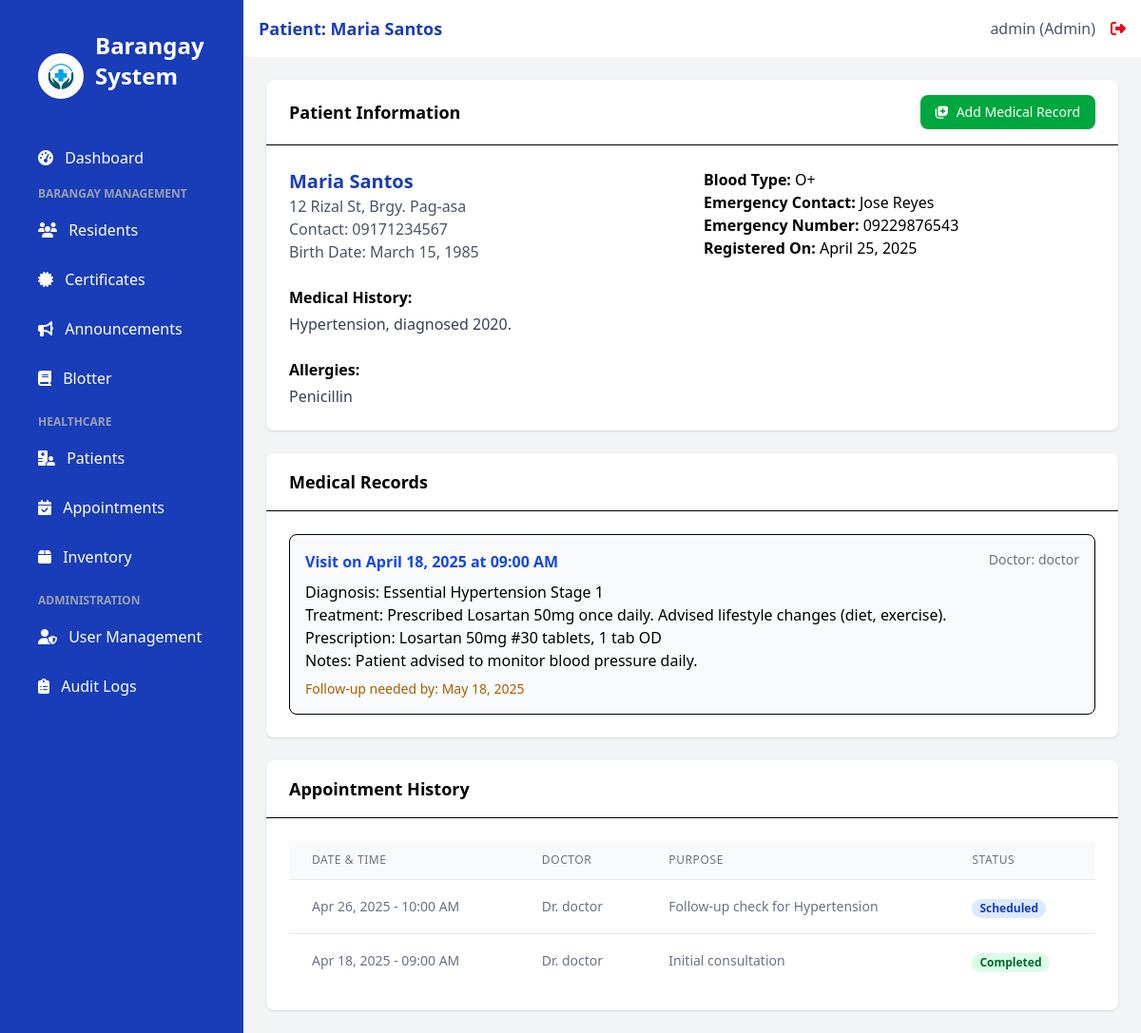
/patients/1 (signed in), run on the app's committed database.
### app.py (models this page shows, shortened)
class User(UserMixin, db.Model):
    id = db.Column(db.Integer, primary_key=True)
    username = db.Column(db.String(100), unique=True, nullable=False)
    email = db.Column(db.String(100), unique=True, nullable=False)
    password_hash = db.Column(db.String(200), nullable=False)
    role = db.Column(db.String(20), nullable=False, default='staff')  # admin, doctor, nurse, staff
    created_at = db.Column(db.DateTime, default=datetime.utcnow)
    issued_certificates = db.relationship('Certificate', backref='issuer', lazy=True)

class Resident(db.Model):
    id = db.Column(db.Integer, primary_key=True)
    first_name = db.Column(db.String(100), nullable=False)
    last_name = db.Column(db.String(100), nullable=False)
    address = db.Column(db.String(200), nullable=False)
    contact_number = db.Column(db.String(20))
    birth_date = db.Column(db.Date)
    created_at = db.Column(db.DateTime, default=datetime.utcnow)
    is_patient = db.Column(db.Boolean, default=False)

class Patient(db.Model):
    id = db.Column(db.Integer, primary_key=True)
    resident_id = db.Column(db.Integer, db.ForeignKey('resident.id'), nullable=False)
    medical_history = db.Column(db.Text)
    blood_type = db.Column(db.String(10))
    allergies = db.Column(db.Text)
    emergency_contact = db.Column(db.String(100))
    emergency_number = db.Column(db.String(20))
    created_at = db.Column(db.DateTime, default=datetime.utcnow)
    updated_at = db.Column(db.DateTime, default=datetime.utcnow, onupdate=datetime.utcnow)
    resident = db.relationship('Resident', backref='patient_profile')

class MedicalRecord(db.Model):
    id = db.Column(db.Integer, primary_key=True)
    patient_id = db.Column(db.Integer, db.ForeignKey('patient.id'), nullable=False)
    doctor_id = db.Column(db.Integer, db.ForeignKey('user.id'))
    diagnosis = db.Column(db.Text, nullable=False)
    treatment = db.Column(db.Text)
    prescription = db.Column(db.Text)
    visit_date = db.Column(db.DateTime, default=datetime.utcnow)
    follow_up_date = db.Column(db.Date)
    notes = db.Column(db.Text)
    patient = db.relationship('Patient', backref='medical_records')
    doctor = db.relationship('User', backref='doctor_records')

class Appointment(db.Model):
    id = db.Column(db.Integer, primary_key=True)
    patient_id = db.Column(db.Integer, db.ForeignKey('patient.id'), nullable=False)
    doctor_id = db.Column(db.Integer, db.ForeignKey('user.id'))
    appointment_date = db.Column(db.DateTime, nullable=False)
    purpose = db.Column(db.String(200), nullable=False)
    status = db.Column(db.String(20), default='scheduled')  # scheduled, completed, cancelled
    notes = db.Column(db.Text)
    created_at = db.Column(db.DateTime, default=datetime.utcnow)
    patient = db.relationship('Patient', backref='appointments')
    doctor = db.relationship('User', backref='doctor_appointments')

### app.py (the view)
@app.route('/patients/<int:id>')
@login_required
@role_required(['admin', 'doctor', 'nurse'])
def patient_details(id):
    patient = Patient.query.get_or_404(id)
    medical_records = MedicalRecord.query.filter_by(patient_id=id).order_by(MedicalRecord.visit_date.desc()).all()
    appointments = Appointment.query.filter_by(patient_id=id).order_by(Appointment.appointment_date.desc()).all()
    return render_template('patient_details.html',
                          title=f'Patient: {patient.resident.first_name} {patient.resident.last_name}',
                          patient=patient,
                          medical_records=medical_records,
                          appointments=appointments)

### app.py (called while the page is built)
@login_manager.user_loader
def load_user(user_id):
    return User.query.get(int(user_id))

def role_required(roles):
    def decorator(f):
        @wraps(f)
        def decorated_function(*args, **kwargs):
            if not current_user.is_authenticated or current_user.role not in roles:
                flash('You do not have permission to access this page.', 'danger')
                return redirect(url_for('login'))
            return f(*args, **kwargs)
        return decorated_function
    return decorator

### templates/patient_details.html
{% extends 'base.html' %}
{% block content %}
<div class="bg-white rounded-lg shadow mb-6">
    <div class="border-b px-6 py-4 flex items-center justify-between">
        <h2 class="font-semibold text-lg">Patient Information</h2>
        <a href="{{ url_for('add_medical_record', patient_id=patient.id) }}" class="bg-green-600 hover:bg-green-700 text-white px-4 py-2 rounded-lg flex items-center text-sm">
            <i class="fas fa-notes-medical mr-2"></i> Add Medical Record
        </a>
    </div>
    <div class="p-6 grid grid-cols-1 md:grid-cols-2 gap-6">
        <div>
            <h3 class="text-xl font-bold text-blue-800">{{ patient.resident.first_name }} {{ patient.resident.last_name }}</h3>
            <p class="text-gray-600">{{ patient.resident.address }}</p>
            <p class="text-gray-600">Contact: {{ patient.resident.contact_number }}</p>
            <p class="text-gray-600">Birth Date: {{ patient.resident.birth_date.strftime('%B %d, %Y') if patient.resident.birth_date }}</p>
        </div>
        <div>
            <p><span class="font-semibold">Blood Type:</span> {{ patient.blood_type or 'Not specified' }}</p>
            <p><span class="font-semibold">Emergency Contact:</span> {{ patient.emergency_contact or 'Not specified' }}</p>
            <p><span class="font-semibold">Emergency Number:</span> {{ patient.emergency_number or 'Not specified' }}</p>
            <p><span class="font-semibold">Registered On:</span> {{ patient.created_at.strftime('%B %d, %Y') }}</p>
        </div>
        <div class="md:col-span-2">
            <h4 class="font-semibold mb-1">Medical History:</h4>
            <p class="text-gray-700 whitespace-pre-wrap">{{ patient.medical_history or 'No history provided.' }}</p>
        </div>
        <div class="md:col-span-2">
            <h4 class="font-semibold mb-1">Allergies:</h4>
            <p class="text-gray-700 whitespace-pre-wrap">{{ patient.allergies or 'No allergies reported.' }}</p>
        </div>
    </div>
</div>
<div class="bg-white rounded-lg shadow mb-6">
    <div class="border-b px-6 py-4">
        <h2 class="font-semibold text-lg">Medical Records</h2>
    </div>
    <div class="p-6">
        {% if medical_records %}
            <div class="space-y-4">
                {% for record in medical_records %}
                <div class="border rounded-lg p-4 bg-gray-50">
                    <div class="flex justify-between items-start mb-2">
                        <h4 class="font-semibold text-blue-700">Visit on {{ record.visit_date.strftime('%B %d, %Y at %I:%M %p') }}</h4>
                        <span class="text-sm text-gray-500">Doctor: {{ record.doctor.username }}</span>
                    </div>
                    <p><span class="font-medium">Diagnosis:</span> {{ record.diagnosis }}</p>
                    <p><span class="font-medium">Treatment:</span> {{ record.treatment or 'N/A' }}</p>
                    <p><span class="font-medium">Prescription:</span> {{ record.prescription or 'N/A' }}</p>
                    {% if record.notes %}
                    <p><span class="font-medium">Notes:</span> {{ record.notes }}</p>
                    {% endif %}
                    {% if record.follow_up_date %}
                    <p class="mt-2 text-sm text-yellow-700 font-medium">Follow-up needed by: {{ record.follow_up_date.strftime('%B %d, %Y') }}</p>
                    {% endif %}
                </div>
                {% endfor %}
            </div>
        {% else %}
            <p class="text-center text-gray-500">No medical records found for this patient.</p>
        {% endif %}
    </div>
</div>
<div class="bg-white rounded-lg shadow">
    <div class="border-b px-6 py-4">
        <h2 class="font-semibold text-lg">Appointment History</h2>
    </div>
    <div class="p-6 overflow-x-auto">
        <table class="min-w-full divide-y divide-gray-200">
            <thead class="bg-gray-50">
                <tr>
                    <th class="px-6 py-3 text-left text-xs font-medium text-gray-500 uppercase tracking-wider">Date & Time</th>
                    <th class="px-6 py-3 text-left text-xs font-medium text-gray-500 uppercase tracking-wider">Doctor</th>
                    <th class="px-6 py-3 text-left text-xs font-medium text-gray-500 uppercase tracking-wider">Purpose</th>
                    <th class="px-6 py-3 text-left text-xs font-medium text-gray-500 uppercase tracking-wider">Status</th>
                </tr>
            </thead>
            <tbody class="bg-white divide-y divide-gray-200">
                {% if appointments %}
                    {% for appointment in appointments %}
                    <tr>
                        <td class="px-6 py-4 whitespace-nowrap text-sm text-gray-500">
                            {{ appointment.appointment_date.strftime('%b %d, %Y - %I:%M %p') }}
                        </td>
                        <td class="px-6 py-4 whitespace-nowrap text-sm text-gray-500">
                            Dr. {{ appointment.doctor.username }}
                        </td>
                        <td class="px-6 py-4 text-sm text-gray-500">
                            {{ appointment.purpose|truncate(50) }}
                        </td>
                        <td class="px-6 py-4 whitespace-nowrap">
                            <span class="px-2 inline-flex text-xs leading-5 font-semibold rounded-full
                                {% if appointment.status == 'completed' %}bg-green-100 text-green-800
                                {% elif appointment.status == 'scheduled' %}bg-blue-100 text-blue-800
                                {% elif appointment.status == 'cancelled' %}bg-red-100 text-red-800
                                {% else %}bg-gray-100 text-gray-800{% endif %}">
                                {{ appointment.status|capitalize }}
                            </span>
                        </td>
                    </tr>
                    {% endfor %}
                {% else %}
                    <tr>
                        <td colspan="4" class="px-6 py-4 text-center text-sm text-gray-500">
                            No appointment history found.
                        </td>
                    </tr>
                {% endif %}
            </tbody>
        </table>
    </div>
</div>
{% endblock %}

### templates/base.html (shortened to what this page needs)
<!DOCTYPE html>
<html lang="en">
<head>
    <script src="https://cdn.jsdelivr.net/npm/@tailwindcss/browser@4"></script>
    <link rel="stylesheet" href="https://cdnjs.cloudflare.com/ajax/libs/font-awesome/6.4.0/css/all.min.css">
</head>
<body class="bg-gray-50 flex h-screen">
    <div class="bg-blue-800 text-white w-64 py-4 flex-shrink-0 hidden md:block">
        <div class="px-6">
            <div class="p-4 flex items-center">
                <img src="{{ url_for('static', filename='images/logo.jpg') }}" alt="Barangay Logo" class="h-12 w-12 mr-3 rounded-full">
                <h1 class="text-2xl font-bold mb-8">Barangay System</h1>
            </div>
            <nav>
                <a href="{{ url_for('index') }}" class="sidebar-link block py-2.5 px-4 rounded transition duration-200 {% if request.path == url_for('index') %}sidebar-active{% else %}hover:bg-blue-700{% endif %} mb-2">
                    <i class="fas fa-tachometer-alt mr-2"></i> Dashboard
                </a>
                {% if current_user.role != 'doctor' and current_user.role != 'nurse' %}
                <div class="mb-4">
                    <p class="text-xs uppercase text-gray-400 font-semibold mb-2 pl-4">Barangay Management</p>
                    <a href="{{ url_for('residents') }}" class="sidebar-link block py-2.5 px-4 rounded transition duration-200 {% if request.path == url_for('residents') %}sidebar-active{% else %}hover:bg-blue-700{% endif %} mb-2">
                        <i class="fas fa-users mr-2"></i> Residents
                    </a>
                    <a href="{{ url_for('certificates') }}" class="sidebar-link block py-2.5 px-4 rounded transition duration-200 {% if request.path == url_for('certificates') %}sidebar-active{% else %}hover:bg-blue-700{% endif %} mb-2">
                        <i class="fas fa-certificate mr-2"></i> Certificates
                    </a>
                    <a href="{{ url_for('announcements') }}" class="sidebar-link block py-2.5 px-4 rounded transition duration-200 {% if request.path == url_for('announcements') %}sidebar-active{% else %}hover:bg-blue-700{% endif %} mb-2">
                        <i class="fas fa-bullhorn mr-2"></i> Announcements
                    </a>
                    <a href="{{ url_for('blotter') }}" class="sidebar-link block py-2.5 px-4 rounded transition duration-200 {% if request.path.startswith('/blotter') %}sidebar-active{% else %}hover:bg-blue-700{% endif %} mb-2">
                        <i class="fas fa-book mr-2"></i> Blotter
                    </a>
                </div>
                {% endif %}
                {% if current_user.role != 'staff' %}
                <div class="mb-4">
                    <p class="text-xs uppercase text-gray-400 font-semibold mb-2 pl-4">Healthcare</p>
                    <a href="{{ url_for('patients') }}" class="sidebar-link block py-2.5 px-4 rounded transition duration-200 {% if request.path == url_for('patients') %}sidebar-active{% else %}hover:bg-blue-700{% endif %} mb-2">
                        <i class="fas fa-hospital-user mr-2"></i> Patients
                    </a>
                    <a href="{{ url_for('appointments') }}" class="sidebar-link block py-2.5 px-4 rounded transition duration-200 {% if request.path == url_for('appointments') %}sidebar-active{% else %}hover:bg-blue-700{% endif %} mb-2">
                        <i class="fas fa-calendar-check mr-2"></i> Appointments
                    </a>
                    <a href="{{ url_for('inventory') }}" class="sidebar-link block py-2.5 px-4 rounded transition duration-200 {% if request.path == url_for('inventory') %}sidebar-active{% else %}hover:bg-blue-700{% endif %} mb-2">
                        <i class="fas fa-box mr-2"></i> Inventory
                    </a>
                </div>
                {% endif %}
                {% if current_user.is_authenticated and current_user.role == 'admin' %}
                <div class="mb-4">
                    <p class="text-xs uppercase text-gray-400 font-semibold mb-2 pl-4">Administration</p>
                    <a href="{{ url_for('users') }}" class="sidebar-link block py-2.5 px-4 rounded transition duration-200 {% if request.path == url_for('users') %}sidebar-active{% else %}hover:bg-blue-700{% endif %} mb-2">
                        <i class="fas fa-user-shield mr-2"></i> User Management
                    </a>
                    <a href="{{ url_for('audit_logs') }}" class="sidebar-link block py-2.5 px-4 rounded transition duration-200 {% if request.path == url_for('audit_logs') %}sidebar-active{% else %}hover:bg-blue-700{% endif %} mb-2">
                        <i class="fas fa-clipboard-list mr-2"></i> Audit Logs
                    </a>
                </div>
                {% endif %}
            </nav>
        </div>
    </div>
    <div class="flex-1 flex flex-col overflow-hidden">
        <header class="bg-white shadow-sm py-4 px-4">
            <div class="flex items-center justify-between">
                <div class="text-lg font-semibold text-blue-800">{{ title }}</div>
                {% if current_user.is_authenticated %}
                <div class="flex items-center">
                    <span class="text-gray-600 mr-4">{{ current_user.username }} ({{ current_user.role|capitalize }})</span>
                    <a href="{{ url_for('logout') }}" class="text-red-600 hover:text-red-800">
                        <i class="fas fa-sign-out-alt"></i>
                    </a>
                </div>
                {% endif %}
            </div>
        </header>
        <main class="flex-1 overflow-x-hidden overflow-y-auto bg-gray-100 p-6">
            {% block content %}{% endblock %}
        </main>
    </div>
</body>
</html>

### data on the page
User: username "admin", role "Admin"
Resident: resident.first_name "Maria", resident.last_name "Santos", resident.address "12 Rizal St, Brgy. Pag-asa", resident.contact_number "09171234567", resident.birth_date "March 15, 1985"
Patient: blood_type "O+", emergency_contact "Jose Reyes", emergency_number "09229876543", created_at "April 25, 2025", medical_history "Hypertension, diagnosed 2020.", allergies "Penicillin"
MedicalRecord: visit_date "April 18, 2025 at 09:00 AM", doctor.username "doctor", diagnosis "Essential Hypertension Stage 1", treatment "Prescribed Losartan 50mg once daily. Advised lifestyle changes (diet, exercise).", prescription "Losartan 50mg #30 tablets, 1 tab OD", notes "Patient advised to monitor blood pressure daily.", follow_up_date "May 18, 2025"
Appointment: appointment_date "Apr 26, 2025 - 10:00 AM", doctor.username "doctor", purpose "Follow-up check for Hypertension", status "Scheduled"
Appointment: appointment_date "Apr 18, 2025 - 09:00 AM", doctor.username "doctor", purpose "Initial consultation", status "Completed"

### other printed values
{{ title }} "Patient: Maria Santos"
